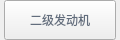
                    <widget class="QWidget" name="fdj_label_6" native="true">
                     <property name="geometry">
                      <rect>
                       <x>780</x>
                       <y>90</y>
                       <width>120</width>
                       <height>40</height>
                      </rect>
                     </property>
                     <property name="minimumSize">
                      <size>
                       <width>0</width>
                       <height>40</height>
                      </size>
                     </property>
                     <property name="maximumSize">
                      <size>
                       <width>16777215</width>
                       <height>40</height>
                      </size>
                     </property>
                     <layout class="QHBoxLayout" name="horizontalLayout_26">
                      <property name="spacing">
                       <number>0</number>
                      </property>
                      <property name="leftMargin">
                       <number>0</number>
                      </property>
                      <property name="topMargin">
                       <number>0</number>
                      </property>
                      <property name="rightMargin">
                       <number>0</number>
                      </property>
                      <property name="bottomMargin">
                       <number>0</number>
                      </property>
                      <item>
                       <widget class="QLabel" name="label_119">
                        <property name="minimumSize">
                         <size>
                          <width>4</width>
                          <height>0</height>
                         </size>
                        </property>
                        <property name="maximumSize">
                         <size>
                          <width>4</width>
                          <height>16777215</height>
                         </size>
                        </property>
                        <property name="text">
                         <string/>
                        </property>
                        <property name="pixmap">
                         <pixmap resource="twoDdisplay.qrc">:/twoDdisplay/rectleft</pixmap>
                        </property>
                       </widget>
                      </item>
                      <item>
                       <widget class="QPushButton" name="ejfdjbtn">
                        <property name="minimumSize">
                         <size>
                          <width>0</width>
                          <height>40</height>
                         </size>
                        </property>
                        <property name="maximumSize">
                         <size>
                          <width>16777215</width>
                          <height>40</height>
                         </size>
                        </property>
                        <property name="cursor">
                         <cursorShape>PointingHandCursor</cursorShape>
                        </property>
                        <property name="styleSheet">
                         <string notr="true">border-image:url(:/twoDdisplay/btnbg);
color:rgb(98,109,125);</string>
                        </property>
                        <property name="text">
                         <string>二级发动机</string>
                        </property>
                       </widget>
                      </item>
                      <item>
                       <widget class="QLabel" name="label_120">
                        <property name="minimumSize">
                         <size>
                          <width>4</width>
                          <height>0</height>
                         </size>
                        </property>
                        <property name="maximumSize">
                         <size>
                          <width>4</width>
                          <height>16777215</height>
                         </size>
                        </property>
                        <property name="text">
                         <string/>
                        </property>
                        <property name="pixmap">
                         <pixmap resource="twoDdisplay.qrc">:/twoDdisplay/rectright</pixmap>
                        </property>
                       </widget>
                      </item>
                     </layout>
                    </widget>
